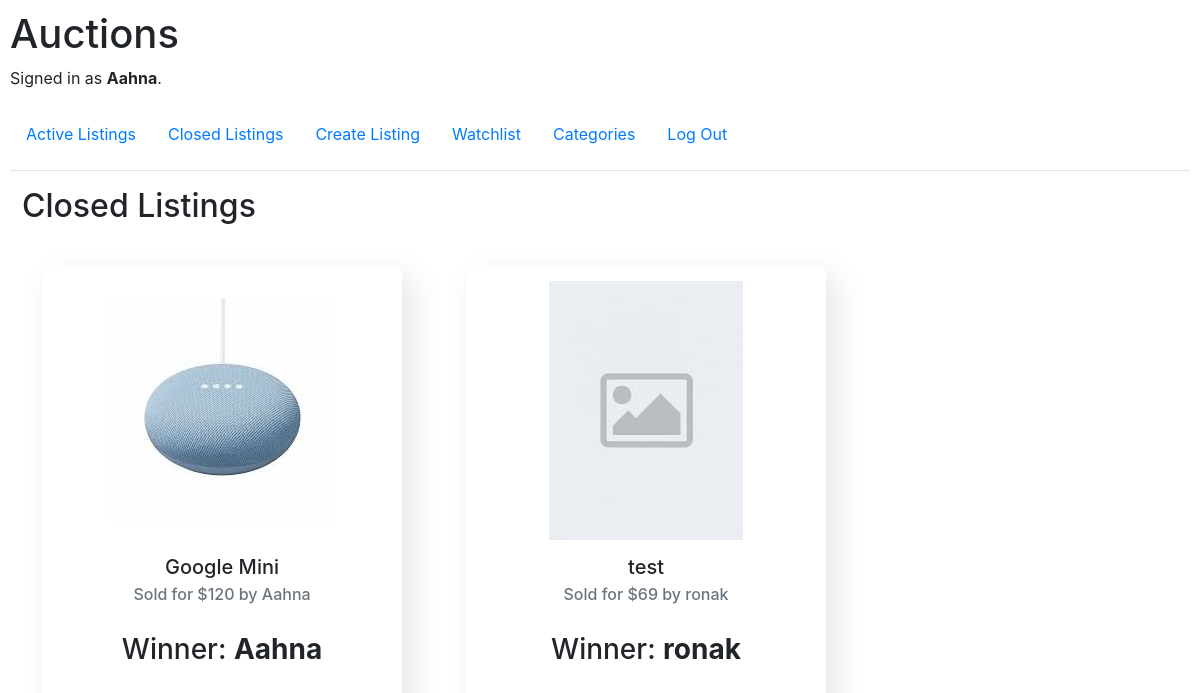
Page /close/8 (signed in) on the committed database.
### auctions/models.py (models this page shows, shortened)
class User(AbstractUser):
    pass

class Listing(models.Model):
    CATEGORIES = [
    ('Toys', 'Toys'),
    ('Electronics', 'Electronics'),
    ('Lifestyle', 'Lifestyle'),
    ('Home', 'Home'),
    ('Fashion', 'Fashion'),
    ('Other', 'Other')
    ]
    def validate_image(img):
        avaible_formats = [
            'png',
            'jpeg',
            'jpg',
            ]
        if img:
            img_ext = img.name.split(".")[-1]
            if img.size > 4194304:
                raise ValidationError("Image size must be less than 4MB")
            if img_ext not in avaible_formats:
                raise ValidationError("Image extension is not available")
        return img
    creator = models.ForeignKey('User', on_delete=models.CASCADE, related_name="creator")
    title = models.CharField(max_length=35, blank=False, null=False)
    minimum_bid = models.IntegerField(blank=False, null=True)
    description = models.CharField(blank=True, max_length=1064, null=True)
    starting_bid = models.IntegerField(blank=True, null=True)
    last_bid = models.ForeignKey('Bid', on_delete=models.CASCADE, blank=True, null=True)
    category = models.CharField(max_length=64, blank=True, choices=CATEGORIES)
    image = models.ImageField(
        default='listing-images/default.jpeg',
        upload_to='auctions/files/images',
        validators=[validate_image])
    comments = models.ManyToManyField(Comment, blank=True)
    bid_counter = models.IntegerField(default=0)
    active = models.BooleanField(default=True)
    winner = models.CharField(max_length=64, blank=True, null=True)

class Bid(models.Model):
    user = models.ForeignKey('User', on_delete=models.CASCADE, related_name="user_bid")
    bid = models.IntegerField()
    date_created = models.DateTimeField(auto_now=True)
    auction = models.ForeignKey('Listing', on_delete=models.CASCADE)
    def __str__(self):
        return f"{self.bid} by {self.user}"

### auctions/views.py (the view)
# urls.py: path("close/<int:listing_id>", views.close_listing, name="close"),
@login_required(login_url='/login', redirect_field_name='close')
def close_listing(request, listing_id):
    listing_to_close = Listing.objects.get(id=listing_id)
    listing_to_close.active = False
    bids = Bid.objects.filter(auction=listing_id).order_by('-bid')
    highest_bid_user = bids[0].user
    listing_to_close.winner = str(highest_bid_user)
    listing_to_close.save()
    closed_listings = Listing.objects.filter(active=False)
    return render(request, "auctions/closed.html", {
        "closed_listings": closed_listings
    })

### auctions/templates/auctions/closed.html (shortened to what this page needs)
{% extends 'auctions/layout.html' %}
{% load static %}
{% block extra_head %}
    <link href="{% static 'auctions/styles/index_styles.css' %}" rel="stylesheet">
{% endblock extra_head %}
{% block body %}
    <div class="overall-layout">
        <h2>Closed Listings</h2>
    </div>
    <div class="main_grid">
    {% if closed_listings %}
        {% for listing in closed_listings %}
            <div class="listing-card">
                <div class="listing-thumbnail">
                    {% if listing.image %}
                        <img src="{{ listing.image }}" class="listing-image" >
                    {% else %}
                        <img src= "{% static '/default.jpeg' %}" class="listing-image" >
                    {% endif %}
                </div>
                <div class="bottom-section">
                    <div class="listing-information">
                        <h5 class="card-title listing-title">{{listing.title}}</h5>
                        <h6 class="card-subtitle mb-2 text-muted current-price">Sold for ${{ listing.last_bid }}</h6>
                    </div>
                    <div class="listing-winner">
                        <h3>Winner: <strong>{{listing.winner}} </strong></h3>
                    </div>
                </div>
            </div>
        {% endfor %}
    {% else %}
        <div>No closed listings.</div>
    {% endif %}
    </div>
{% endblock %}

### auctions/templates/auctions/layout.html (shortened to what this page needs)
{% load static %}
<!DOCTYPE html>
<html lang="en">
    <head>
        <link rel="stylesheet" href="https://stackpath.bootstrapcdn.com/bootstrap/4.4.1/css/bootstrap.min.css">
        <link href="{% static 'auctions/styles/styles.css' %}" rel="stylesheet">
        {% block extra_head %}{% endblock %}
    </head>
    <body>
        <h1>Auctions</h1>
        <div>
            {% if user.is_authenticated %}
                Signed in as <strong>{{ user.username }}</strong>.
            {% else %}
                Not signed in.
            {% endif %}
        </div>
        <br>
        <ul class="nav">
            <li class="nav-item">
                <a class="nav-link" href="{% url 'index' %}">Active Listings</a>
            </li>
            {% if user.is_authenticated %}
                <li class="nav-item">
                    <a class="nav-link" href="{% url 'closed_listings_page' %}">Closed Listings</a>
                </li>
                <li class="nav-item">
                    <a class="nav-link" href="{% url 'create' %}">Create Listing</a>
                </li>
                <li class="nav-item">
                    <a class="nav-link" href="{% url 'watchlist' %}">Watchlist</a>
                </li>
                <li class="nav-item">
                    <a class="nav-link" href="{% url 'categories' %}">Categories</a>
                </li>
                <li class="nav-item">
                    <a class="nav-link" href="{% url 'logout' %}">Log Out</a>
                </li>
            {% endif %}
        </ul>
        <hr>
        {% block body %}
        {% endblock %}
    </body>
</html>

### auctions/static/auctions/styles/styles.css (style rules this page uses)
body { padding: 10px; }

### auctions/static/auctions/styles/index_styles.css (style rules this page uses)
.overall-layout { padding-left: 12px; }
.main_grid { padding: 2em; display: grid; row-gap: 4em; column-gap: 4em; grid-template-columns: 1fr 1fr 1fr; }
.listing-card { width: 360px; height: 480px; border-radius: .5em; box-shadow: 10px 10px 30px rgba(0,0,0,0.1); }
.bottom-section { display: flex; flex-direction: column; align-items: center; }
.listing-thumbnail { display: flex; align-items: center; justify-content: center; }
.listing-image { width:300px; height:290px; object-fit: scale-down; }
.listing-information, .listing-actions { padding-top: 0px; padding-left: 25px; padding-right: 25px; padding-bottom: 10px; margin-bottom: 10px; }
.listing-title, .current-price { display: flex; justify-content: center; align-items: center; }
.listing-title { overflow: hidden; }

### rows in the picture
User: username "Aahna"
Listing: image (picture), title "Google Mini", last_bid "120 by Aahna", winner "Aahna"
Listing: title "test", last_bid "69 by ronak", winner "ronak"
